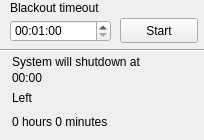
<?xml version="1.0" encoding="UTF-8"?>
<ui version="4.0">
 <class>Form</class>
 <widget class="QWidget" name="Form">
  <property name="geometry">
   <rect>
    <x>0</x>
    <y>0</y>
    <width>204</width>
    <height>140</height>
   </rect>
  </property>
  <property name="windowTitle">
   <string>Form</string>
  </property>
  <widget class="QPushButton" name="start">
   <property name="geometry">
    <rect>
     <x>120</x>
     <y>18</y>
     <width>78</width>
     <height>25</height>
    </rect>
   </property>
   <property name="text">
    <string>Start</string>
   </property>
   <property name="flat">
    <bool>false</bool>
   </property>
  </widget>
  <widget class="QTimeEdit" name="timeEdit">
   <property name="geometry">
    <rect>
     <x>10</x>
     <y>20</y>
     <width>101</width>
     <height>22</height>
    </rect>
   </property>
   <property name="minimumTime">
    <time>
     <hour>0</hour>
     <minute>1</minute>
     <second>0</second>
    </time>
   </property>
  </widget>
  <widget class="QLabel" name="label">
   <property name="geometry">
    <rect>
     <x>10</x>
     <y>0</y>
     <width>131</width>
     <height>16</height>
    </rect>
   </property>
   <property name="text">
    <string>Blackout timeout</string>
   </property>
  </widget>
  <widget class="Line" name="line">
   <property name="geometry">
    <rect>
     <x>0</x>
     <y>42</y>
     <width>205</width>
     <height>16</height>
    </rect>
   </property>
   <property name="orientation">
    <enum>Qt::Horizontal</enum>
   </property>
  </widget>
  <widget class="QLabel" name="label_2">
   <property name="geometry">
    <rect>
     <x>12</x>
     <y>54</y>
     <width>184</width>
     <height>16</height>
    </rect>
   </property>
   <property name="text">
    <string>System will shutdown at</string>
   </property>
  </widget>
  <widget class="QLabel" name="blackout_time">
   <property name="geometry">
    <rect>
     <x>12</x>
     <y>68</y>
     <width>184</width>
     <height>19</height>
    </rect>
   </property>
   <property name="text">
    <string>00:00</string>
   </property>
  </widget>
  <widget class="QLabel" name="label_3">
   <property name="geometry">
    <rect>
     <x>12</x>
     <y>90</y>
     <width>184</width>
     <height>16</height>
    </rect>
   </property>
   <property name="text">
    <string>Left</string>
   </property>
  </widget>
  <widget class="QLabel" name="leftLabel">
   <property name="geometry">
    <rect>
     <x>12</x>
     <y>108</y>
     <width>178</width>
     <height>28</height>
    </rect>
   </property>
   <property name="palette">
    <palette>
     <active>
      <colorrole role="WindowText">
       <brush brushstyle="SolidPattern">
        <color alpha="255">
         <red>0</red>
         <green>0</green>
         <blue>0</blue>
        </color>
       </brush>
      </colorrole>
      <colorrole role="Button">
       <brush brushstyle="SolidPattern">
        <color alpha="255">
         <red>223</red>
         <green>0</green>
         <blue>0</blue>
        </color>
       </brush>
      </colorrole>
      <colorrole role="Light">
       <brush brushstyle="SolidPattern">
        <color alpha="255">
         <red>255</red>
         <green>79</green>
         <blue>79</blue>
        </color>
       </brush>
      </colorrole>
      <colorrole role="Midlight">
       <brush brushstyle="SolidPattern">
        <color alpha="255">
         <red>239</red>
         <green>39</green>
         <blue>39</blue>
        </color>
       </brush>
      </colorrole>
      <colorrole role="Dark">
       <brush brushstyle="SolidPattern">
        <color alpha="255">
         <red>111</red>
         <green>0</green>
         <blue>0</blue>
        </color>
       </brush>
      </colorrole>
      <colorrole role="Mid">
       <brush brushstyle="SolidPattern">
        <color alpha="255">
         <red>149</red>
         <green>0</green>
         <blue>0</blue>
        </color>
       </brush>
      </colorrole>
      <colorrole role="Text">
       <brush brushstyle="SolidPattern">
        <color alpha="255">
         <red>0</red>
         <green>0</green>
         <blue>0</blue>
        </color>
       </brush>
      </colorrole>
      <colorrole role="BrightText">
       <brush brushstyle="SolidPattern">
        <color alpha="255">
         <red>255</red>
         <green>255</green>
         <blue>255</blue>
        </color>
       </brush>
      </colorrole>
      <colorrole role="ButtonText">
       <brush brushstyle="SolidPattern">
        <color alpha="255">
         <red>0</red>
         <green>0</green>
         <blue>0</blue>
        </color>
       </brush>
      </colorrole>
      <colorrole role="Base">
       <brush brushstyle="SolidPattern">
        <color alpha="255">
         <red>255</red>
         <green>255</green>
         <blue>255</blue>
        </color>
       </brush>
      </colorrole>
      <colorrole role="Window">
       <brush brushstyle="SolidPattern">
        <color alpha="255">
         <red>223</red>
         <green>0</green>
         <blue>0</blue>
        </color>
       </brush>
      </colorrole>
      <colorrole role="Shadow">
       <brush brushstyle="SolidPattern">
        <color alpha="255">
         <red>0</red>
         <green>0</green>
         <blue>0</blue>
        </color>
       </brush>
      </colorrole>
      <colorrole role="AlternateBase">
       <brush brushstyle="SolidPattern">
        <color alpha="255">
         <red>239</red>
         <green>127</green>
         <blue>127</blue>
        </color>
       </brush>
      </colorrole>
      <colorrole role="ToolTipBase">
       <brush brushstyle="SolidPattern">
        <color alpha="255">
         <red>255</red>
         <green>255</green>
         <blue>220</blue>
        </color>
       </brush>
      </colorrole>
      <colorrole role="ToolTipText">
       <brush brushstyle="SolidPattern">
        <color alpha="255">
         <red>0</red>
         <green>0</green>
         <blue>0</blue>
        </color>
       </brush>
      </colorrole>
     </active>
     <inactive>
      <colorrole role="WindowText">
       <brush brushstyle="SolidPattern">
        <color alpha="255">
         <red>0</red>
         <green>0</green>
         <blue>0</blue>
        </color>
       </brush>
      </colorrole>
      <colorrole role="Button">
       <brush brushstyle="SolidPattern">
        <color alpha="255">
         <red>223</red>
         <green>0</green>
         <blue>0</blue>
        </color>
       </brush>
      </colorrole>
      <colorrole role="Light">
       <brush brushstyle="SolidPattern">
        <color alpha="255">
         <red>255</red>
         <green>79</green>
         <blue>79</blue>
        </color>
       </brush>
      </colorrole>
      <colorrole role="Midlight">
       <brush brushstyle="SolidPattern">
        <color alpha="255">
         <red>239</red>
         <green>39</green>
         <blue>39</blue>
        </color>
       </brush>
      </colorrole>
      <colorrole role="Dark">
       <brush brushstyle="SolidPattern">
        <color alpha="255">
         <red>111</red>
         <green>0</green>
         <blue>0</blue>
        </color>
       </brush>
      </colorrole>
      <colorrole role="Mid">
       <brush brushstyle="SolidPattern">
        <color alpha="255">
         <red>149</red>
         <green>0</green>
         <blue>0</blue>
        </color>
       </brush>
      </colorrole>
      <colorrole role="Text">
       <brush brushstyle="SolidPattern">
        <color alpha="255">
         <red>0</red>
         <green>0</green>
         <blue>0</blue>
        </color>
       </brush>
      </colorrole>
      <colorrole role="BrightText">
       <brush brushstyle="SolidPattern">
        <color alpha="255">
         <red>255</red>
         <green>255</green>
         <blue>255</blue>
        </color>
       </brush>
      </colorrole>
      <colorrole role="ButtonText">
       <brush brushstyle="SolidPattern">
        <color alpha="255">
         <red>0</red>
         <green>0</green>
         <blue>0</blue>
        </color>
       </brush>
      </colorrole>
      <colorrole role="Base">
       <brush brushstyle="SolidPattern">
        <color alpha="255">
         <red>255</red>
         <green>255</green>
         <blue>255</blue>
        </color>
       </brush>
      </colorrole>
      <colorrole role="Window">
       <brush brushstyle="SolidPattern">
        <color alpha="255">
         <red>223</red>
         <green>0</green>
         <blue>0</blue>
        </color>
       </brush>
      </colorrole>
      <colorrole role="Shadow">
       <brush brushstyle="SolidPattern">
        <color alpha="255">
         <red>0</red>
         <green>0</green>
         <blue>0</blue>
        </color>
       </brush>
      </colorrole>
      <colorrole role="AlternateBase">
       <brush brushstyle="SolidPattern">
        <color alpha="255">
         <red>239</red>
         <green>127</green>
         <blue>127</blue>
        </color>
       </brush>
      </colorrole>
      <colorrole role="ToolTipBase">
       <brush brushstyle="SolidPattern">
        <color alpha="255">
         <red>255</red>
         <green>255</green>
         <blue>220</blue>
        </color>
       </brush>
      </colorrole>
      <colorrole role="ToolTipText">
       <brush brushstyle="SolidPattern">
        <color alpha="255">
         <red>0</red>
         <green>0</green>
         <blue>0</blue>
        </color>
       </brush>
      </colorrole>
     </inactive>
     <disabled>
      <colorrole role="WindowText">
       <brush brushstyle="SolidPattern">
        <color alpha="255">
         <red>111</red>
         <green>0</green>
         <blue>0</blue>
        </color>
       </brush>
      </colorrole>
      <colorrole role="Button">
       <brush brushstyle="SolidPattern">
        <color alpha="255">
         <red>223</red>
         <green>0</green>
         <blue>0</blue>
        </color>
       </brush>
      </colorrole>
      <colorrole role="Light">
       <brush brushstyle="SolidPattern">
        <color alpha="255">
         <red>255</red>
         <green>79</green>
         <blue>79</blue>
        </color>
       </brush>
      </colorrole>
      <colorrole role="Midlight">
       <brush brushstyle="SolidPattern">
        <color alpha="255">
         <red>239</red>
         <green>39</green>
         <blue>39</blue>
        </color>
       </brush>
      </colorrole>
      <colorrole role="Dark">
       <brush brushstyle="SolidPattern">
        <color alpha="255">
         <red>111</red>
         <green>0</green>
         <blue>0</blue>
        </color>
       </brush>
      </colorrole>
      <colorrole role="Mid">
       <brush brushstyle="SolidPattern">
        <color alpha="255">
         <red>149</red>
         <green>0</green>
         <blue>0</blue>
        </color>
       </brush>
      </colorrole>
      <colorrole role="Text">
       <brush brushstyle="SolidPattern">
        <color alpha="255">
         <red>111</red>
         <green>0</green>
         <blue>0</blue>
        </color>
       </brush>
      </colorrole>
      <colorrole role="BrightText">
       <brush brushstyle="SolidPattern">
        <color alpha="255">
         <red>255</red>
         <green>255</green>
         <blue>255</blue>
        </color>
       </brush>
      </colorrole>
      <colorrole role="ButtonText">
       <brush brushstyle="SolidPattern">
        <color alpha="255">
         <red>111</red>
         <green>0</green>
         <blue>0</blue>
        </color>
       </brush>
      </colorrole>
      <colorrole role="Base">
       <brush brushstyle="SolidPattern">
        <color alpha="255">
         <red>223</red>
         <green>0</green>
         <blue>0</blue>
        </color>
       </brush>
      </colorrole>
      <colorrole role="Window">
       <brush brushstyle="SolidPattern">
        <color alpha="255">
         <red>223</red>
         <green>0</green>
         <blue>0</blue>
        </color>
       </brush>
      </colorrole>
      <colorrole role="Shadow">
       <brush brushstyle="SolidPattern">
        <color alpha="255">
         <red>0</red>
         <green>0</green>
         <blue>0</blue>
        </color>
       </brush>
      </colorrole>
      <colorrole role="AlternateBase">
       <brush brushstyle="SolidPattern">
        <color alpha="255">
         <red>223</red>
         <green>0</green>
         <blue>0</blue>
        </color>
       </brush>
      </colorrole>
      <colorrole role="ToolTipBase">
       <brush brushstyle="SolidPattern">
        <color alpha="255">
         <red>255</red>
         <green>255</green>
         <blue>220</blue>
        </color>
       </brush>
      </colorrole>
      <colorrole role="ToolTipText">
       <brush brushstyle="SolidPattern">
        <color alpha="255">
         <red>0</red>
         <green>0</green>
         <blue>0</blue>
        </color>
       </brush>
      </colorrole>
     </disabled>
    </palette>
   </property>
   <property name="text">
    <string>0 hours 0 minutes</string>
   </property>
  </widget>
 </widget>
 <resources/>
 <connections/>
</ui>
